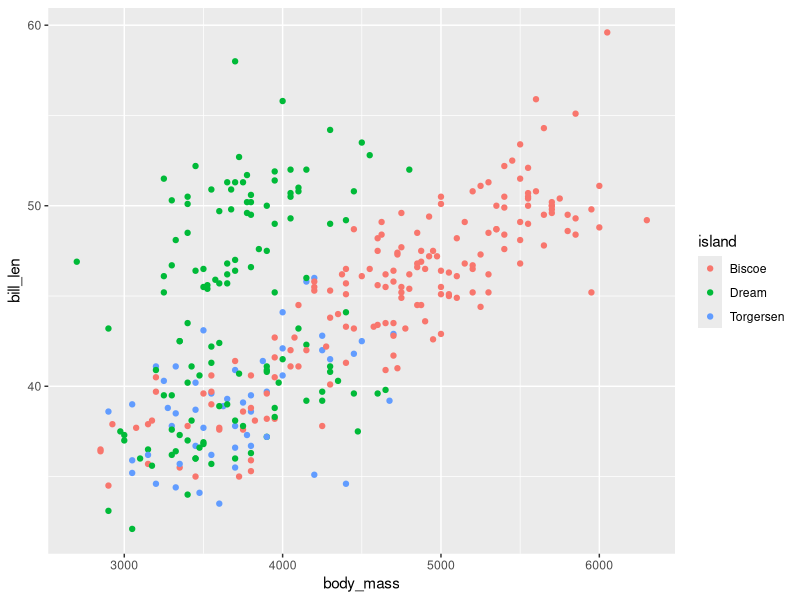

This figure's R source:
library(tidyverse)
data("penguins")
dt<-penguins
ggplot(dt, aes(x=body_mass, y = bill_len, color=island))+
  geom_point()

print("Hello")


print("Hello Ane")
